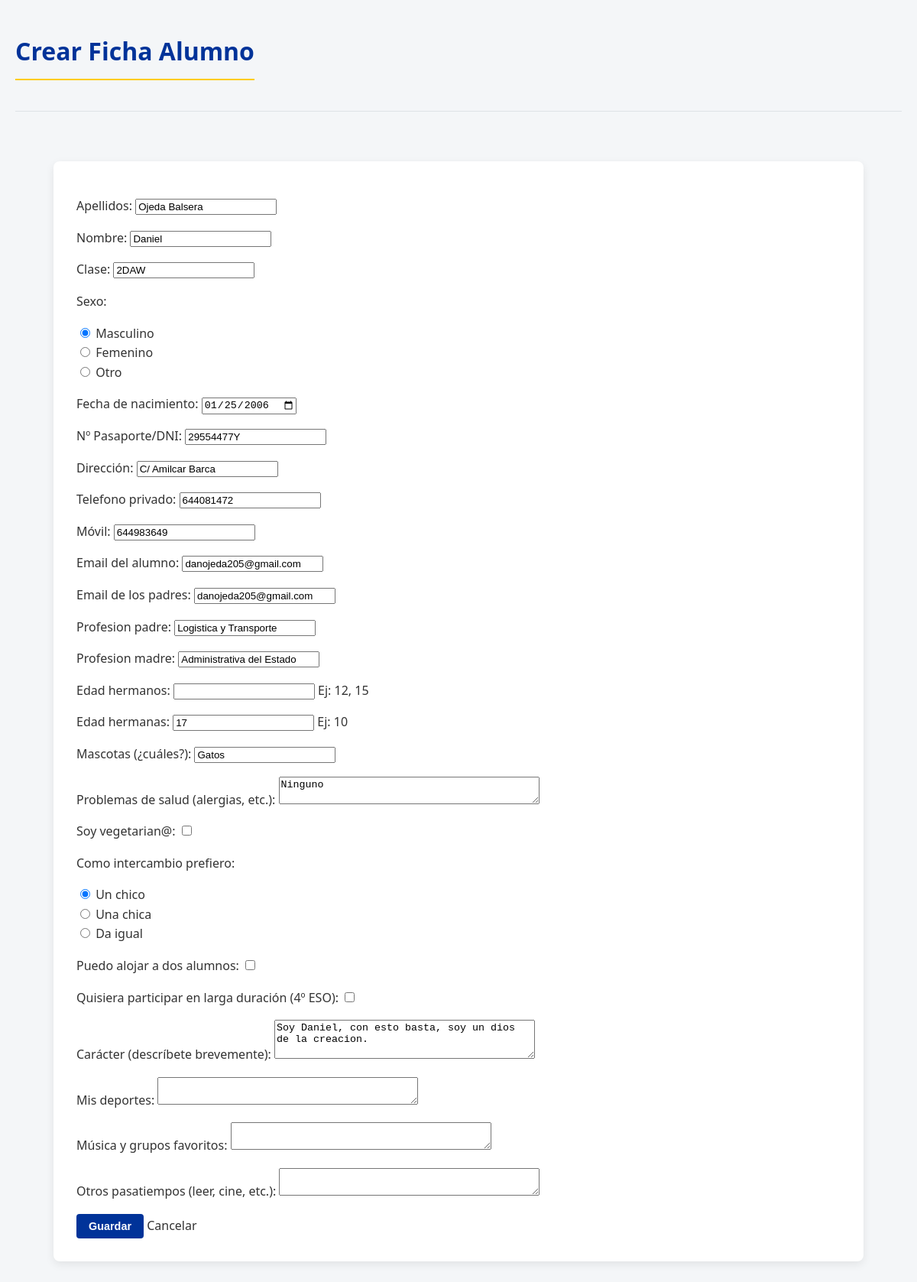
/ficha/1/editar/, run on the app's committed database.
### ErasmusApp/models.py (models this page shows, shortened)
class Persona(models.Model):
    apellidos = models.CharField(max_length=100, verbose_name="Apellidos")
    nombre = models.CharField(max_length=100, verbose_name="Nombre")
    clase = models.CharField(max_length=50, verbose_name="Clase")
    sexo = models.CharField(
            max_length=1,
            choices=Sexo.choices,
            default=Sexo.MASCULINO,
            verbose_name="Sexo"
        )
    fecha_nacimiento = models.DateField(verbose_name="Fecha de nacimiento")
    numero_pasaporte = models.CharField(max_length=50, verbose_name="Nº Pasaporte/DNI")
    direccion = models.CharField(max_length=200, verbose_name="Dirección")
    telefono_privado = models.CharField(max_length=20, blank=True, null=True)
    movil = models.CharField(max_length=20, verbose_name="Móvil")
    email_alumno = models.EmailField(verbose_name="Email del alumno")
    email_padres = models.EmailField(verbose_name="Email de los padres")
    profesion_padre = models.CharField(max_length=100, blank=True, null=True)
    profesion_madre = models.CharField(max_length=100, blank=True, null=True)
    edad_hermanos = models.CharField(max_length=50, blank=True, null=True, help_text="Ej: 12, 15")
    edad_hermanas = models.CharField(max_length=50, blank=True, null=True, help_text="Ej: 10")
    mascotas = models.CharField(max_length=200, blank=True, null=True, verbose_name="Mascotas (¿cuáles?)")
    problemas_salud = models.TextField(blank=True, null=True, verbose_name="Problemas de salud (alergias, etc.)")
    es_vegetariano = models.BooleanField(default=False, verbose_name="Soy vegetarian@")
    class PreferenciaGenero(models.TextChoices):
        CHICO = 'CHICO', 'Un chico'
        CHICA = 'CHICA', 'Una chica'
        DA_IGUAL = 'DA_IGUAL', 'Da igual'
    preferencia_intercambio = models.CharField(max_length=10,choices=PreferenciaGenero.choices,default=PreferenciaGenero.DA_IGUAL,verbose_name="Como intercambio prefiero"
    )
    puedo_alojar_dos = models.BooleanField(default=False, verbose_name="Puedo alojar a dos alumnos")
    interes_larga_duracion = models.BooleanField(default=False, verbose_name="Quisiera participar en larga duración (4º ESO)")
    caracter = models.TextField(blank=True, verbose_name="Carácter (descríbete brevemente)")
    deportes = models.TextField(blank=True, verbose_name="Mis deportes")
    musica = models.TextField(blank=True, verbose_name="Música y grupos favoritos")
    otros_hobbies = models.TextField(blank=True, verbose_name="Otros pasatiempos (leer, cine, etc.)")

### ErasmusApp/views.py (the view)
# urls.py: path('ficha/<int:pk>/editar/', views.ficha_editar, name='ficha_editar'),
def ficha_editar(request, pk):
    persona=get_object_or_404(Persona,pk=pk)
    if request.method=='POST':
        form=PersonaForm(request.POST,instance=persona)
        if form.is_valid():
            form.save()
            return redirect('ficha_lista')
    else:
        form=PersonaForm(instance=persona)
    return render(request,'ErasmusApp/ficha_form.html',{'form':form,'persona':persona})

### ErasmusApp/forms.py
class PersonaForm(forms.ModelForm):
    class Meta:
        model = Persona
        fields = '__all__'  # Usamos todos los campos del modelo
        widgets = {
            'fecha_nacimiento': forms.DateInput(attrs={'type': 'date', 'class': 'form-control'}),
            'sexo': forms.RadioSelect(),
            'preferencia_intercambio': forms.RadioSelect(),
            'caracter': forms.Textarea(attrs={'rows': 3, 'placeholder': 'Soy una persona...'}),
            'deportes': forms.Textarea(attrs={'rows': 2}),
            'musica': forms.Textarea(attrs={'rows': 2}),
            'otros_hobbies': forms.Textarea(attrs={'rows': 2}),
            'problemas_salud': forms.Textarea(attrs={'rows': 2}),
        }

### ErasmusApp/templates/ErasmusApp/ficha_form.html (shortened to what this page needs)
{% extends 'ErasmusApp/base.html'%}
{% block title %}<h1>Crear Ficha Alumno</h1>{% endblock %}
{% block content %}
<form method="post">
    {{ form.as_p }}
    <button type="submit">Guardar</button>
    <a href="{% url 'ficha_lista' %}">Cancelar</a>
</form>
{% endblock %}

### ErasmusApp/static/ErasmusApp/style.css (style rules this page uses)
:root { --primary-color: #003399; --primary-light: #e6f0ff; --accent-color: #ffcc00; --text-color: #333333; --text-light: #666666; --bg-color: #f4f6f8; --white: #ffffff; --success-color: #28a745; --danger-color: #dc3545; --warning-color: #ffc107; --shadow: 0 4px 12px rgba(0, 0, 0, 0.08); --radius: 8px; }
body { font-family: 'Segoe UI', Roboto, Helvetica, Arial, sans-serif; background-color: var(--bg-color); color: var(--text-color); margin: 0; padding: 20px; line-height: 1.6; }
h1, h2 { color: var(--primary-color); margin-bottom: 20px; font-weight: 600; }
h1 { text-align: center; border-bottom: 2px solid var(--accent-color); padding-bottom: 10px; display: inline-block; }
a { text-decoration: none; color: inherit; transition: 0.3s; }
body > hr + br + table, body > form, .form-container, .alert-danger { max-width: 1000px; margin: 20px auto; background: var(--white); padding: 30px; border-radius: var(--radius); box-shadow: var(--shadow); }
button, .btn { padding: 8px 16px; border: none; border-radius: 4px; cursor: pointer; font-weight: 600; font-size: 0.9rem; transition: all 0.2s ease; display: inline-flex; align-items: center; gap: 5px; text-decoration: none; }
button { background-color: var(--primary-color); color: var(--white); }

### data on the page
Persona: apellidos "Ojeda Balsera", nombre "Daniel", clase "2DAW", sexo "☑ Masculino ☐ Femenino ☐ Otro", fecha_nacimiento "01/25/2006", numero_pasaporte "29554477Y", direccion "C/ Amilcar Barca", telefono_privado "644081472", movil "644983649", email_alumno "danojeda205@gmail.com", email_padres "danojeda205@gmail.com", profesion_padre "Logistica y Transporte", profesion_madre "Administrativa del Estado", edad_hermanas "17", mascotas "Gatos", problemas_salud "Ninguno", preferencia_intercambio "☑ Un chico ☐ Una chica ☐ Da igual", caracter "Soy Daniel, con esto basta, soy un dios de la creacion."
